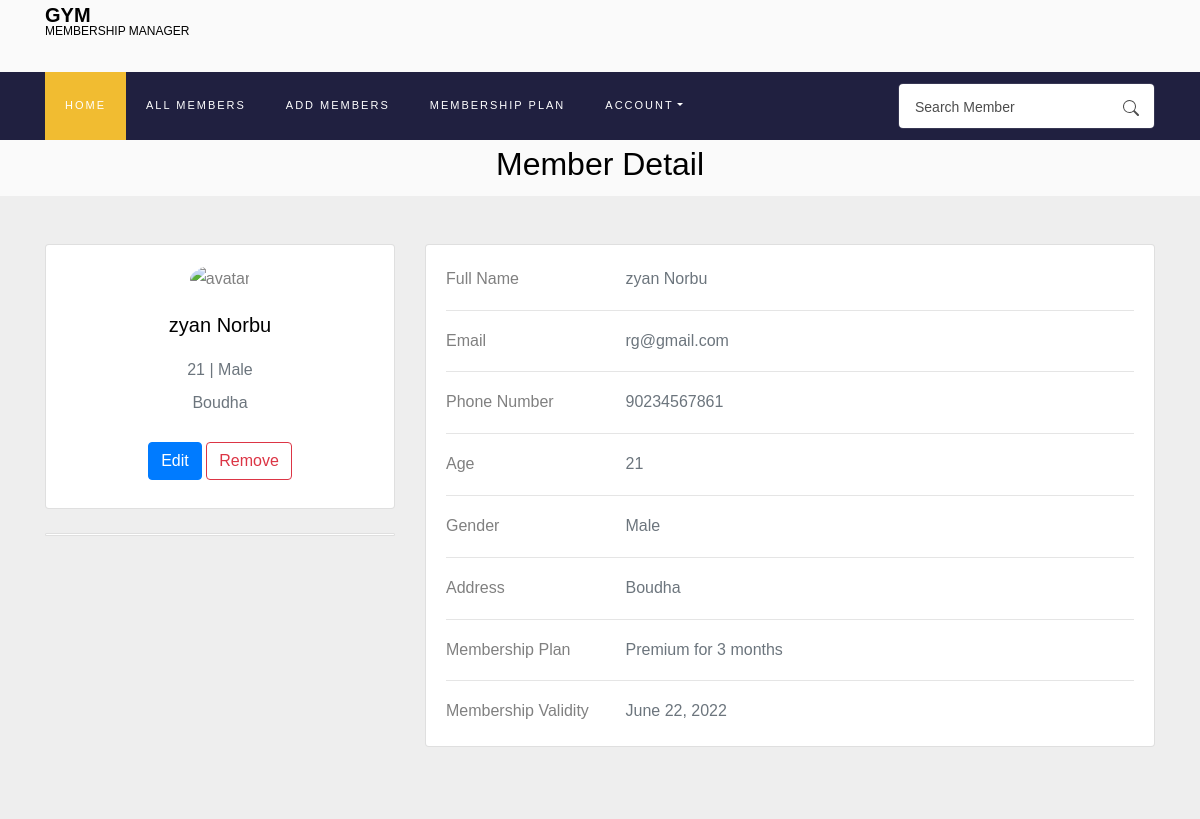
/member/7 (signed in), run on the app's committed database.
### Membership/models.py (models this page shows, shortened)
class Members(models.Model):
    gym_owner = models.ForeignKey(
        User, on_delete=models.CASCADE, related_name='gym_owner', default=None)
    first_name = models.CharField(max_length=100, blank=False)
    last_name = models.CharField(max_length=100, blank=False)
    email = models.EmailField(max_length=100, blank=False)
    age = models.IntegerField(blank=False)
    gender = models.CharField(max_length=10, blank=False)
    phone_number = models.CharField(max_length=20, blank=False)
    address = models.CharField(max_length=100, blank=False)
    membership = models.ForeignKey(
        Membership, on_delete=models.CASCADE, related_name='membership')
    validity = models.DateField()

class Membership(models.Model):
    user = models.ForeignKey(
        User, on_delete=models.CASCADE, related_name='owner')
    membership_type = models.CharField(max_length=100, blank=False)
    membership_price = models.IntegerField(blank=False)
    membership_duration = models.CharField(max_length=20, blank=False)
    def __str__(self):
        return f"{self.membership_type} for {self.membership_duration}"

### Membership/views.py (the view)
# urls.py: path("member/<int:id>", views.member_detail, name='member-detail'),
def member_detail(request, id):
    template = "Membership/member-detail.html"
    member = Members.objects.get(pk=id)
    return render(request, template, {
        'member': member
    })

### Membership/forms.py
class SearchForm(forms.Form):
    search = forms.CharField(label='',max_length=100,widget=forms.TextInput(attrs={
        'class':'form-control pl-3',
        'placeholder': 'Search Member',
    }))

### Membership/utils.py (called while the page is built)
def inject_form(request):
    return {'searchform': SearchForm()}

### Membership/templates/Membership/member-detail.html (shortened to what this page needs)
{% extends "Membership/layout.html" %}
{% load static %}
{% block body %}
<h2 style="text-align: center;" id="head">Member Detail</h2>
{% if user.is_authenticated %}
<section style="background-color: #eee;">
    <div class="container py-5">
      <div class="row" id="container-body">
        <div class="col-lg-4" id="card-profile" >
          <div class="card mb-4">
            <div class="card-body text-center">
              <img src="https://mdbcdn.b-cdn.net/img/Photos/new-templates/bootstrap-chat/ava3.webp" alt="avatar"
                class="rounded-circle img-fluid" style="width: 150px;">
              <h5 class="my-3">{{member.first_name}} {{member.last_name}}</h5>
              <p class="text-muted mb-1">{{member.age}} | {{member.gender}}</p>
              <p class="text-muted mb-4">{{member.address}}</p>
              <div class="justify-content-center mb-2">
                <button type="button" class="btn btn-primary" id="edit-member" data-id="{{member.id}}">Edit</button>
                <a type="button" class="btn btn-outline-danger ms-1" href="{% url 'remove' member.id %}" >Remove</a>
              </div>
            </div>
          </div>
          <div class="card mb-4 mb-lg-0">
            <div class="card-body p-0">
            </div>
          </div>
        </div>
        <div class="col-lg-8">
          <div class="card mb-4">
            <div class="card-body">
                <div id="member-details" >
              <div class="row">
                <div class="col-sm-3">
                  <p class="mb-0">Full Name</p>
                </div>
                <div class="col-sm-9">
                  <p class="text-muted mb-0">{{member.first_name}} {{member.last_name}}</p>
                </div>
              </div>
              <hr>
              <div class="row">
                <div class="col-sm-3">
                  <p class="mb-0">Email</p>
                </div>
                <div class="col-sm-9">
                  <p class="text-muted mb-0" id="member-email">{{member.email}}</p>
                </div>
              </div>
              <hr>
              <div class="row">
                <div class="col-sm-3">
                  <p class="mb-0">Phone Number</p>
                </div>
                <div class="col-sm-9">
                  <p class="text-muted mb-0" id="member-phone">{{member.phone_number}}</p>
                </div>
              </div>
              <hr>
              <div class="row">
                <div class="col-sm-3">
                  <p class="mb-0">Age</p>
                </div>
                <div class="col-sm-9">
                  <p class="text-muted mb-0" id="member-age">{{member.age}}</p>
                </div>
              </div>
              <hr>
              <div class="row">
                <div class="col-sm-3">
                  <p class="mb-0">Gender</p>
                </div>
                <div class="col-sm-9">
                  <p class="text-muted mb-0">{{member.gender}}</p>
                </div>
              </div>
              <hr>
              <div class="row">
                <div class="col-sm-3">
                  <p class="mb-0">Address</p>
                </div>
                <div class="col-sm-9">
                  <p class="text-muted mb-0" id="member-address">{{member.address}}</p>
                </div>
              </div>
              <hr>
              <div class="row">
                <div class="col-sm-3">
                  <p class="mb-0">Membership Plan</p>
                </div>
                <div class="col-sm-9">
                  <p class="text-muted mb-0" id="member-plan">{{member.membership}}</p>
                </div>
              </div>
              <hr>
              <div class="row">
                <div class="col-sm-3">
                  <p class="mb-0">Membership Validity</p>
                </div>
                <div class="col-sm-9">
                  <p class="text-muted mb-0">{{member.validity}}</p>
                </div>
              </div>
              </div>
            </div>
          </div>
        </div>
      </div>
    </div>
  </section>
{% endif %}
{% endblock %}

### data on the page
Members: first_name "zyan", last_name "Norbu", age "21", gender "Male", address "Boudha", email "rg@gmail.com", phone_number "90234567861", membership "Premium for 3 months", validity "June 22, 2022"
